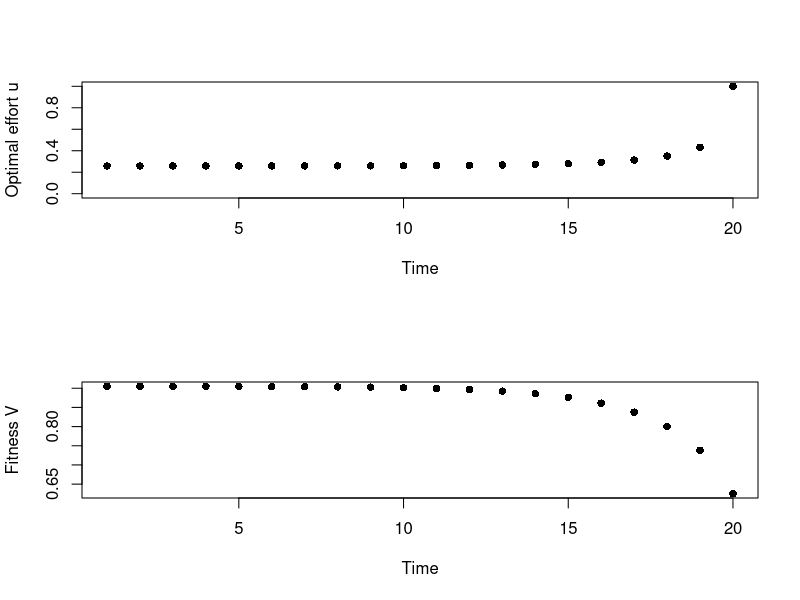
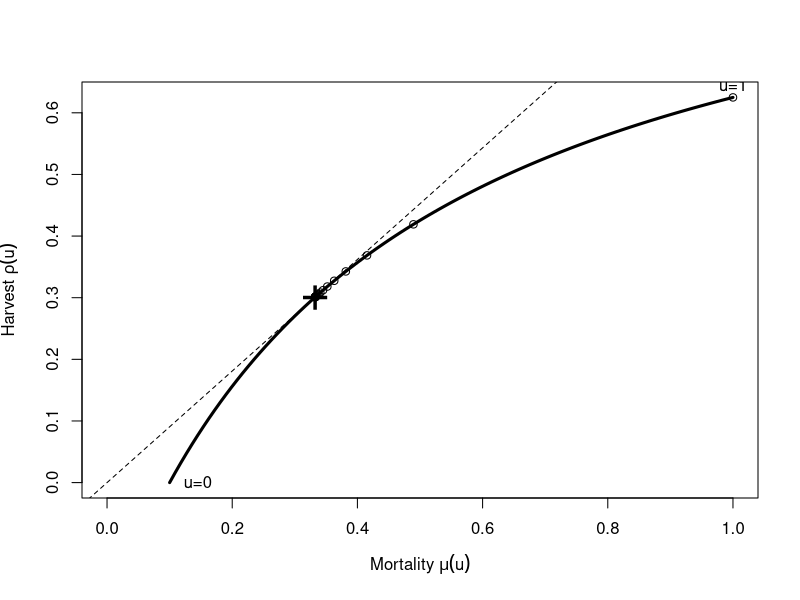

Recreate these plots in R, in order.
### Script to illustrate dynamic programming: Gilliam's rule

### State space: {1,2}, 1 being dead, 2 being alive

### Control: Foraging effort Choose between a safe investment and a risky one.

### Objective: Maximize expected lifetime foraging


### Number of time steps (years)
T <- 20

### Mortality
mort <- function(u) 1-p*(1-u)
harv <- function(u) u/(u0+u)

### Optimal effort for given fitness to next
###
### Note: This function is coded by hand to match the mort() and harv() above 
ustar <- function(v) max(0,min(1,sqrt(u0/(p*v))-u0))

### Fitness for a given effort and future fitness
Vstar <- function(u,v) harv(u) + (1-mort(u))*v

p <- 0.9
u0 <- 0.6

### Set up the DP solution
U <- V <- rep(NA,T)

U[T] <- 1
V[T] <- Vstar(1,0)

### Backward iteration in the DP equation
for(t in (T-1):1)
    {
        U[t] <- ustar(V[t+1])
        V[t] <- Vstar(U[t],V[t+1])
    }


### Plot DP solution
graphics.off()

pdf(file="DP-gilliam.pdf",width=6)
pch = 16

par(mfrow=c(2,1))
plot(1:T,U,xlab="Time",ylab="Optimal effort u",pch=pch,ylim=c(0,1))
plot(1:T,V,xlab="Time",ylab="Fitness V",pch=pch)
dev.off()

### Plot Gilliam's rule
pdf(file="Tradeoff-gilliam.pdf",width=6)
UU <- seq(0,1,0.01)
plot(mort(UU),harv(UU),type="l",lwd=3,xlim=c(0,1),
     xlab=expression("Mortality "*mu(u)),ylab=expression("Harvest "*rho(u)))
points(mort(U),harv(U))
points(c(mort(U[1])),c(harv(U[1])),pch="+",cex=3)
abline(a=0,b=harv(U[1])/mort(U[1]),lty="dashed")
text(mort(UU[1]),harv(UU[1]),"u=0",adj=-0.5)
text(mort(tail(UU,1)),harv(tail(UU,1)),"u=1",adj=c(0.5,-0.5))
dev.off()
